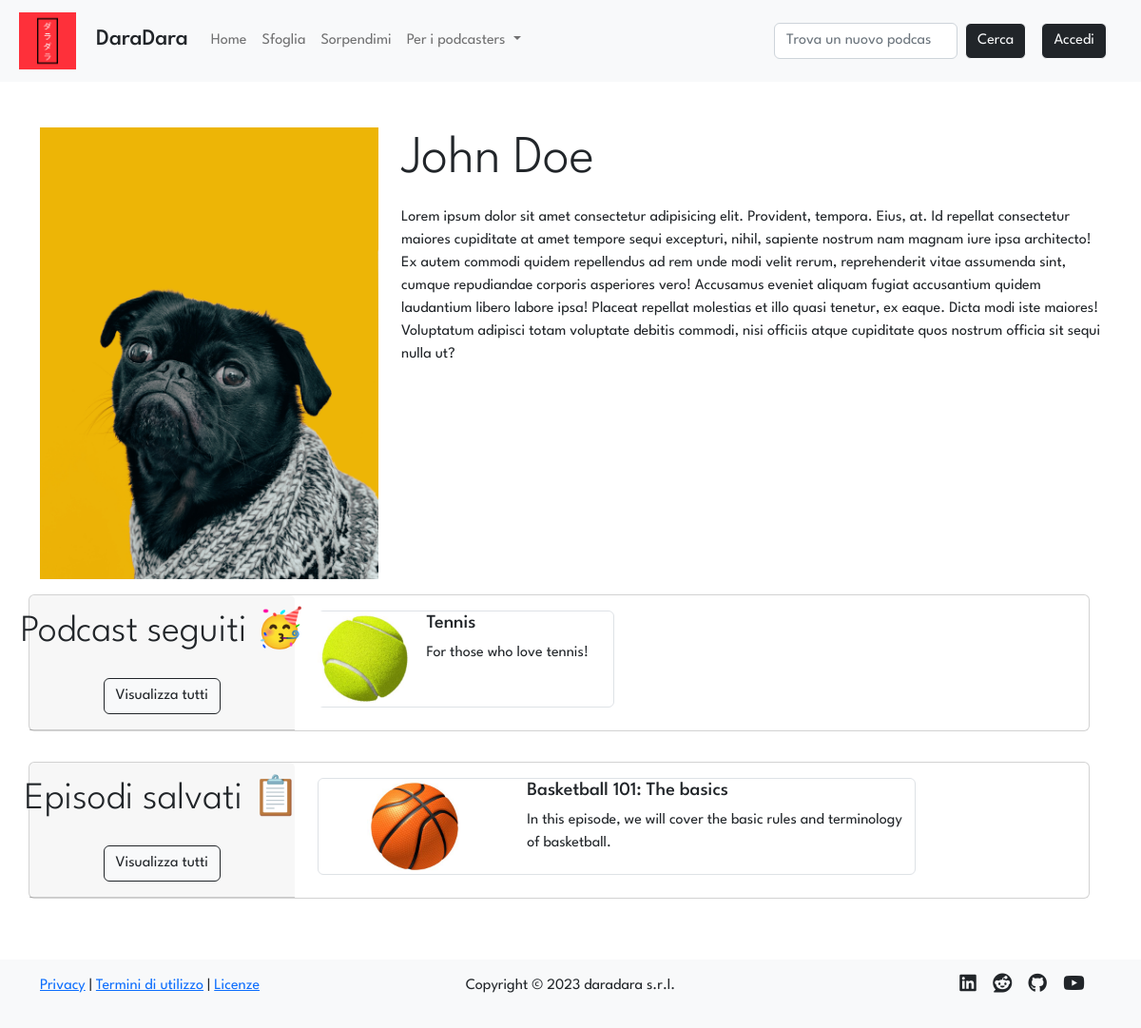
The app's page /profile/1 with its own data.
### tables this page shows
CREATE TABLE "users" (
	"id"	INTEGER NOT NULL UNIQUE,
	"email"	TEXT NOT NULL UNIQUE,
	"password"	TEXT NOT NULL,
	"name"	TEXT NOT NULL,
	"surname"	TEXT NOT NULL,
	"propic"	TEXT NOT NULL,
	PRIMARY KEY("id" AUTOINCREMENT)
);

CREATE TABLE "follows" (
	"id_user"	INTEGER NOT NULL,
	"id_podcast"	INTEGER NOT NULL,
	FOREIGN KEY("id_user") REFERENCES "users"("id"),
	PRIMARY KEY("id_user","id_podcast")
);

CREATE TABLE "podcasts" (
	"id"	INTEGER NOT NULL UNIQUE,
	"title"	TEXT NOT NULL UNIQUE,
	"desc"	TEXT NOT NULL,
	"img"	TEXT NOT NULL,
	"id_user"	INTEGER NOT NULL,
	FOREIGN KEY("id_user") REFERENCES "users"("id"),
	PRIMARY KEY("id" AUTOINCREMENT)
);

CREATE TABLE "episodes" (
	"id"	INTEGER NOT NULL UNIQUE,
	"title"	TEXT NOT NULL,
	"description"	TEXT NOT NULL,
	"audio"	TEXT NOT NULL,
	"timestamp"	TEXT NOT NULL,
	"id_podcast"	INTEGER NOT NULL,
	FOREIGN KEY("id_podcast") REFERENCES "podcasts"("id"),
	PRIMARY KEY("id" AUTOINCREMENT)
);

### app.py (the view)
@app.route('/profile/<int:id>')
def profile(id):
    user = dao.get_user(id)
    creators = dao.get_creators()
    is_creator = False
    if user and creators:
        podcasts = dao.get_podcasts_by_user(id_user=id)
        follows = dao.get_follows_join_podcasts(id_user=id)
        saves = dao.get_saves_join_episodes_podcasts(id_user=id)
        for creator in creators:
            if creator['id'] == user['id']:
                is_creator = True
        return render_template('profile.html', user=user, podcasts=podcasts, follows=follows, saves=saves, is_creator = is_creator)
    else:
        flash(message='L\'utente cercato non esiste', category='warning')
        return redirect(url_for('index'))

### data/dao.py (called while the page is built)
def get_saves_join_episodes_podcasts(id_user):
    conn, cursor = connect()
    saves = False
    try:
        sql = 'SELECT podcasts.id AS "id", episodes.id AS "ep_id", episodes.title AS "title", episodes.description "desc", podcasts.img AS "img", podcasts.title AS "podcast_title" FROM saves, episodes, podcasts WHERE saves.id_ep = episodes.id AND episodes.id_podcast = podcasts.id AND saves.id_user = ?'
        cursor.execute(sql, (id_user,))
        saves = cursor.fetchall()
    except Exception as e:
        print(e)
    close(conn, cursor)
    return saves

def get_follows_join_podcasts(id_user):
    conn, cursor = connect()
    follows = False
    try:
        sql = 'SELECT * FROM follows, podcasts WHERE follows.id_podcast = podcasts.id AND follows.id_user = ?'
        cursor.execute(sql, (id_user,))
        follows = cursor.fetchall()
    except Exception as e:
        print(e)
    close(conn, cursor)
    return follows

def get_creators():
    conn, cursor = connect()
    user = False
    try:
        sql = 'SELECT users.* FROM users, podcasts WHERE users.id = podcasts.id_user'
        cursor.execute(sql)
        user = cursor.fetchall()
    except Exception as e:
        print(e)
    close(conn, cursor)
    return user

def get_user(id):
    conn, cursor = connect()
    user = False
    try:
        sql = 'SELECT * FROM users WHERE id = ?'
        cursor.execute(sql, (id,))
        user = cursor.fetchone()
    except Exception as e:
        print(e)
    close(conn, cursor)
    return user

def get_podcasts_by_user(id_user):
    conn, cursor = connect()
    podcast = False
    try:
        sql = 'SELECT * FROM podcasts WHERE id_user = ?'
        cursor.execute(sql, (id_user,))
        podcast = cursor.fetchall()
    except Exception as e:
        print(e)
    close(conn, cursor)
    return podcast

def connect():
    conn = sqlite3.connect(PATH)
    conn.row_factory = sqlite3.Row
    cursor = conn.cursor()
    return conn, cursor

def close(conn, cursor):
    cursor.close()
    conn.close()

### templates/profile.html (shortened to what this page needs)
{% extends 'layout.html' %}
{% block stylesheets %} <link rel="stylesheet" href="{{url_for('static', filename='stylesheets/profile.css')}}"> {% endblock %}
{% block content %}
<div class="row">
    <div class="col-12 col-lg-4 d-flex justify-content-center align-items-center">
        <img src="{{url_for('static', filename='uploads/images/propics/{0}{1}'.format(user.id, user.propic))}}" alt="Immagine profilo" class="img-fluid">
    </div>
    <div class="col">
        <div class="row display-4 mt-3 mt-lg-0 mb-3 mx-lg-0 mx-2">{{user.name}} {{user.surname}}</div>
        <div class="row mx-lg-0 mx-2">Lorem ipsum dolor sit amet consectetur adipisicing elit. Provident, tempora. Eius, at. Id repellat consectetur maiores cupiditate at amet tempore sequi excepturi, nihil, sapiente nostrum nam magnam iure ipsa architecto!
        Ex autem commodi quidem repellendus ad rem unde modi velit rerum, reprehenderit vitae assumenda sint, cumque repudiandae corporis asperiores vero! Accusamus eveniet aliquam fugiat accusantium quidem laudantium libero labore ipsa!
        Placeat repellat molestias et illo quasi tenetur, ex eaque. Dicta modi iste maiores! Voluptatum adipisci totam voluptate debitis commodi, nisi officiis atque cupiditate quos nostrum officia sit sequi nulla ut?</div>
    </div>
</div>
<div class="row">
    <div class="row mt-3">
        <div class="card mb-3 mx-lg-0 mx-2 p-0">
            <div class="row g-0">
                <div class="col-12 col-lg-3 card-header d-flex flex-column justify-content-evenly align-items-center display-6">
                    <p class="text-nowrap">Podcast seguiti 🥳</p>
                    <a type="button" class="btn btn-light btn-outline-dark">Visualizza tutti</a>
                </div>
                <div class="col">
                    <div class="card-body row g-2">
                        {% if follows %}
                        <div class="card-scroll">
                            {% for follow in follows[:5] %}
                            <a href="{{ url_for('podcast', id=follow.id_podcast) }}"class="d-inline-block mx-2 border rounded-2 px-2">
                                <div class="row">
                                <div class="col-4 d-flex align-items-center justify-content-center">
                                    <img src="{{url_for('static', filename='uploads/images/covers/{0}{1}'.format(follow.id, follow.img))}}" class="img-fluid" alt="Card image" style="max-width: 100px;">
                                </div>
                                <div class="col-8">
                                    <h5 class="">{{follow.title}}</h5>
                                    <p class="text-wrap">{{follow.desc}}</p>
                                </div>
                                </div>
                            </a>
                            {% endfor %}
                        </div>
                        {% else %}
                            <h5 class="card-title mb-0">Nulla da vedere! 👀</h5>
                            <p class="card-text"><small class="text-muted">Segui i tuoi podcast preferiti per vederli qui la prossima volta!</small></p>
                        {% endif %}
                    </div>
                </div>
            </div>
        </div>
    </div>
    <div class="row mt-3">
        <div class="card mb-3 mx-lg-0 mx-2 p-0">
            <div class="row g-0">
                <div class="col-12 col-lg-3 card-header d-flex flex-column justify-content-evenly align-items-center display-6">
                    <p class="text-nowrap">Episodi salvati 📋</p>
                    <a type="button" class="btn btn-light btn-outline-dark">Visualizza tutti</a>
                </div>
                <div class="col">
                    <div class="card-body row g-2">
                        {% if saves %}
                        <div class="card-scroll">
                            {% for save in saves[:5] %}
                            <a href="{{ url_for('episode', id_pod=save.id, id_ep=save.ep_id) }}"class="d-inline-block mx-2 border rounded-2 px-2">
                                <div class="row">
                                <div class="col-4 d-flex align-items-center justify-content-center">
                                    <img src="{{url_for('static', filename='uploads/images/covers/{0}{1}'.format(save.id, save.img))}}" class="img-fluid" alt="Card image" style="max-width: 100px;">
                                </div>
                                <div class="col-8">
                                    <h5 class="">{{save.title}}</h5>
                                    <p class="text-wrap">{{save.desc}}</p>
                                </div>
                                </div>
                            </a>
                            {% endfor %}
                        </div>
                        {% else %}
                            <h5 class="card-title mb-0">Nulla da vedere! 👀</h5>
                            <p class="card-text"><small class="text-muted">Salva i tuoi episodi preferiti per vederli qui la prossima volta!</small></p>
                        {% endif %}
                    </div>
                </div>
            </div>
        </div>
    </div>
</div>
{% endblock %}

### static/stylesheets/layout.css (style rules this page uses)
* { font-family: 'League Spartan', sans-serif; }
a:not(.stock-a, .nav-link) { color: inherit; text-decoration: none; }

### static/stylesheets/profile.css (style rules this page uses)
.card-scroll { overflow-x: scroll; white-space: nowrap; }

### records on screen
users: id+propic (picture), name "John", surname "Doe"
follows: img (picture), title "Tennis", desc "For those who love tennis!"
episodes: img (picture), title "Basketball 101: The basics", desc "In this episode, we will cover the basic rules and terminology of basketball."
